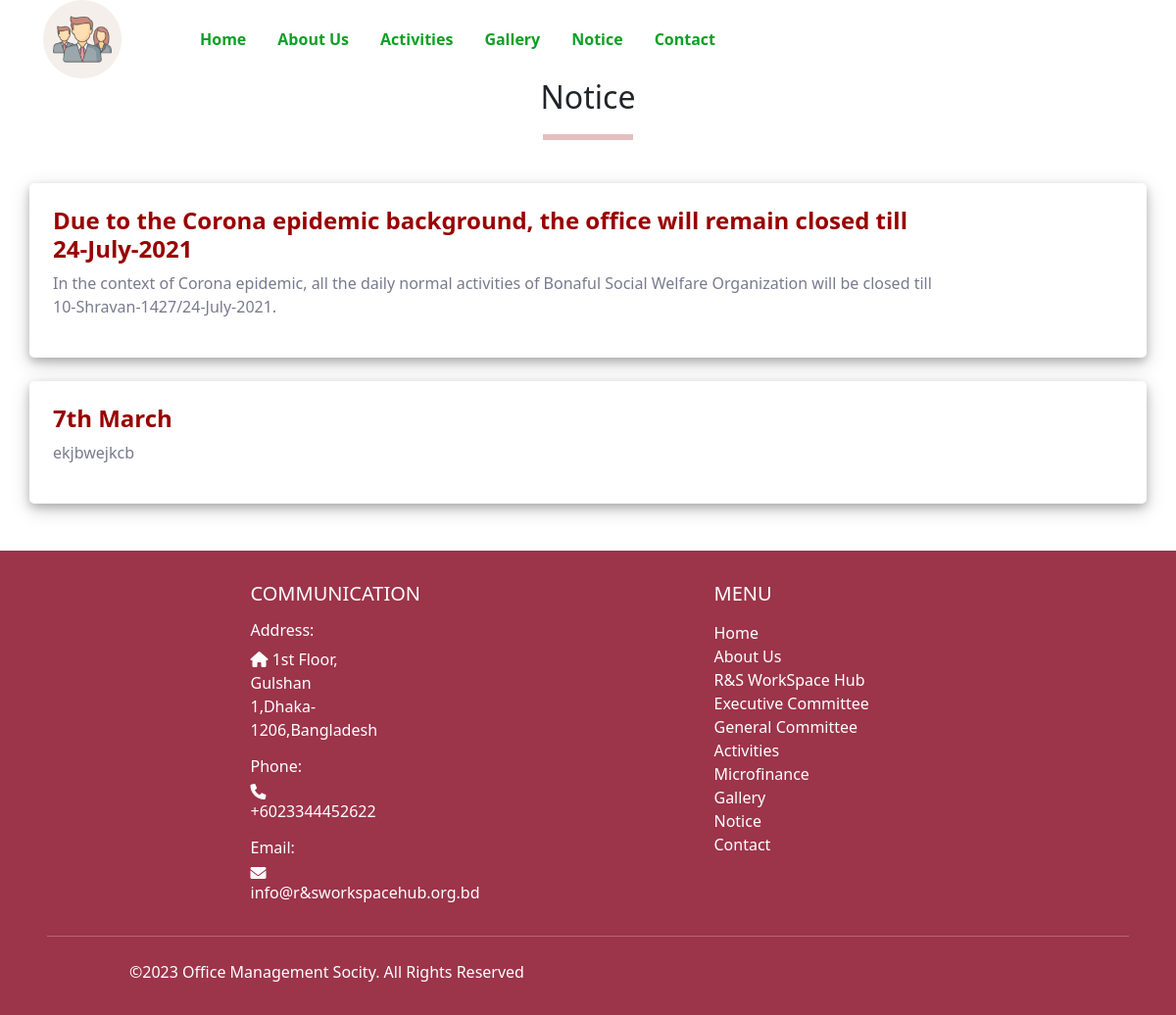
Page /notice.php on the committed database.
### tables this page shows
CREATE TABLE `notice` (
  `title` varchar(100) NOT NULL,
  `notice_id` int(11) NOT NULL,
  `details` varchar(1000) NOT NULL,
  `image` varchar(100) NOT NULL,
  `date` date DEFAULT NULL
);

### notice.php (the view, shortened to what this page needs)
<?php
include "dbConnection.php";
?>
<html lang="en">
<head>
    <link rel="stylesheet" href="https://cdn.jsdelivr.net/npm/bootstrap@5.1.3/dist/css/bootstrap.min.css">
    <link rel="stylesheet" href="https://cdnjs.cloudflare.com/ajax/libs/font-awesome/6.0.0/css/all.min.css">
    <link href="style.css" rel="stylesheet" type="text/css">
    <link rel="stylesheet" href="https://cdnjs.cloudflare.com/ajax/libs/font-awesome/4.7.0/css/font-awesome.min.css">
</head>
<body class="home">
        <header class="header">
        <nav class="navbar navbar-expand-lg">
            <div class="container-fluid">
                <a class="navbar-brand ms-lg-3 ps-lg-3 pb-lg-0" href="home.php">
                    <img src="images/office logo.png" style="width: 80px; height:80px" alt="logo" class="logo">
                </a>
                <div class="collapse navbar-collapse justify-content-between" id="navbarNavDropdown">
                    <ul class="navbar-nav ms-auto mb-2 mb-lg-0" style="min-width: 1000px;">
                        <li class="nav-item">
                            <a class="nav-link" href="home.php">Home</a>
                        </li>
                        <li class="nav-item">
                            <a class="nav-link" href="about.php">About Us</a>
                        </li>
						<li class="nav-item">
                            <a class="nav-link" href="gallery.php">Activities</a>
                        </li>
                        <li class="nav-item">
                            <a class="nav-link" href="gallery.php">Gallery</a>
                        </li>
                        <li class="nav-item">
                            <a class="nav-link" href="notice.php">Notice</a>
                        </li>
                        <li class="nav-item">
                            <a class="nav-link" href="contact.php">Contact</a>
                        </li>
                    </ul>
                </div>
            </div>
        </nav>
    </header>
    <div class="container">
        <div class="row justify-content-center text-center">
            <h2 class="mb-3 font-weight-bold">Notice</h2>
            <hr allign="center"
                style="height:6px; width:8%; background-color:#990000; margin-top: 3px; margin-bottom:20px;">
        </div>
    </div>
    <div class="container-fluid">
            <?php
                $query = "SELECT * FROM `notice`";
                $result = mysqli_query($conn, $query);
                while($row = mysqli_fetch_array($result)){
            ?>
        <div class="row my-4">
            <div class="col">
                <div class="container p-4 text-center" style="box-shadow: 0 4px 8px 0 rgba(0, 0, 0, 0.2), 0 6px 20px 0 rgba(0, 0, 0, 0.19); border-radius:
                    5px;">
                    <div class="row">
                        <div class="col-lg-10 text-start">
                            <h4 style="color: #990000; font-weight: bold;"><?php echo $row['title']?></h4>
                            <p style="color: #7A7A8F; font-weight: 500;">
                            <?php echo $row['details']?>
                            </p>
                        </div>
                        <div class="col-lg-2">
                            <br>
                        </div>
                    </div>
                </div>
            </div>
        </div>
        <?php } ?>
    </div>
    <footer class="text-white py-3 mt-5" style="background-color: #9C344A;">
		<div class="container-fluid me-lg-5 px-lg-5">
			<div class="row px-lg-5">
				<div class="col-md-5 col-lg-5 col-xl-3 mx-auto mt-3" style="padding: 0rem 4rem;">
					<h5 class="text-uppercase mb-3 font-weight-bold">Communication</h5>
					<p>
					<h6 class="text-white">Address:</h6>
					<i class="fas fa-home mr-3"></i> 1st Floor, Gulshan 1,Dhaka-1206,Bangladesh
					</p>
					<p>
					<h6 class="text-white">Phone:</h6>
					<i class="fas fa-phone mr-3"></i> +6023344452622
					</p>
					<p>
					<h6 class="text-white">Email:</h6>
					<i class="fas fa-envelope mr-3"></i> info@r&sworkspacehub.org.bd
					</p>
				</div>
				<div class="col-md-2 col-lg-2 col-xl-4 mx-auto mt-3" style="padding: 0rem 4rem;">
					<h5 class="text-uppercase mb-3 font-weight-bold">Menu</h5>
					<p>
						<a href="home.php" class="text-white" style="text-decoration: none;"> Home</a>
						<br>
						<a href="about.php" class="text-white" style="text-decoration: none;"> About Us</a>
						<br>
						<a href="staff.php" class="text-white" style="text-decoration: none;"> R&S WorkSpace Hub</a>
						<br>
						<a href="executive_committee.php" class="text-white" style="text-decoration: none;"> Executive Committee</a>
						<br>
						<a href="general_committee.php" class="text-white" style="text-decoration: none;"> General Committee</a>
						<br>
						<a href="activities.php" class="text-white" style="text-decoration: none;"> Activities</a>
						<br>
						<a href="microfinance.php" class="text-white" style="text-decoration: none;"> Microfinance</a>
						<br>
						<a href="gallery.php" class="text-white" style="text-decoration: none;"> Gallery</a>
						<br>
						<a href="notice.php" class="text-white" style="text-decoration: none;"> Notice</a>
						<br>
						<a href="contact.php" class="text-white" style="text-decoration: none;"> Contact</a>
					</p>
				</div>
			</div>
			<hr class="mb-4">
			<div class="row px-lg-5">
				<div class="col-md-7 col-lg-8 ps-lg-5">
					<p> ©2023 Office Management Socity. All Rights Reserved
					</p>
				</div>
				<div class="col-md-5 col-lg-4">
				</div>
			</div>
		</div>
	</footer>
</body>
</html>

### style.css (style rules this page uses)
.navbar { padding: 0rem 0rem; }
.navbar-brand { padding: 0rem 0rem; }
.navbar-nav .nav-item .nav-link { padding: 0.2rem 1rem; }
.navbar-nav a { color: #0da026; font-weight:bold; }

### rows in the picture
notice: title "Due to the Corona epidemic background, the office will remain closed till 24-July-2021", details "In the context of Corona epidemic, all the daily normal activities of Bonaful Social Welfare Organization will be closed till 10-Shravan-1427/24-July-2021."
notice: title "7th March", details "ekjbwejkcb"
